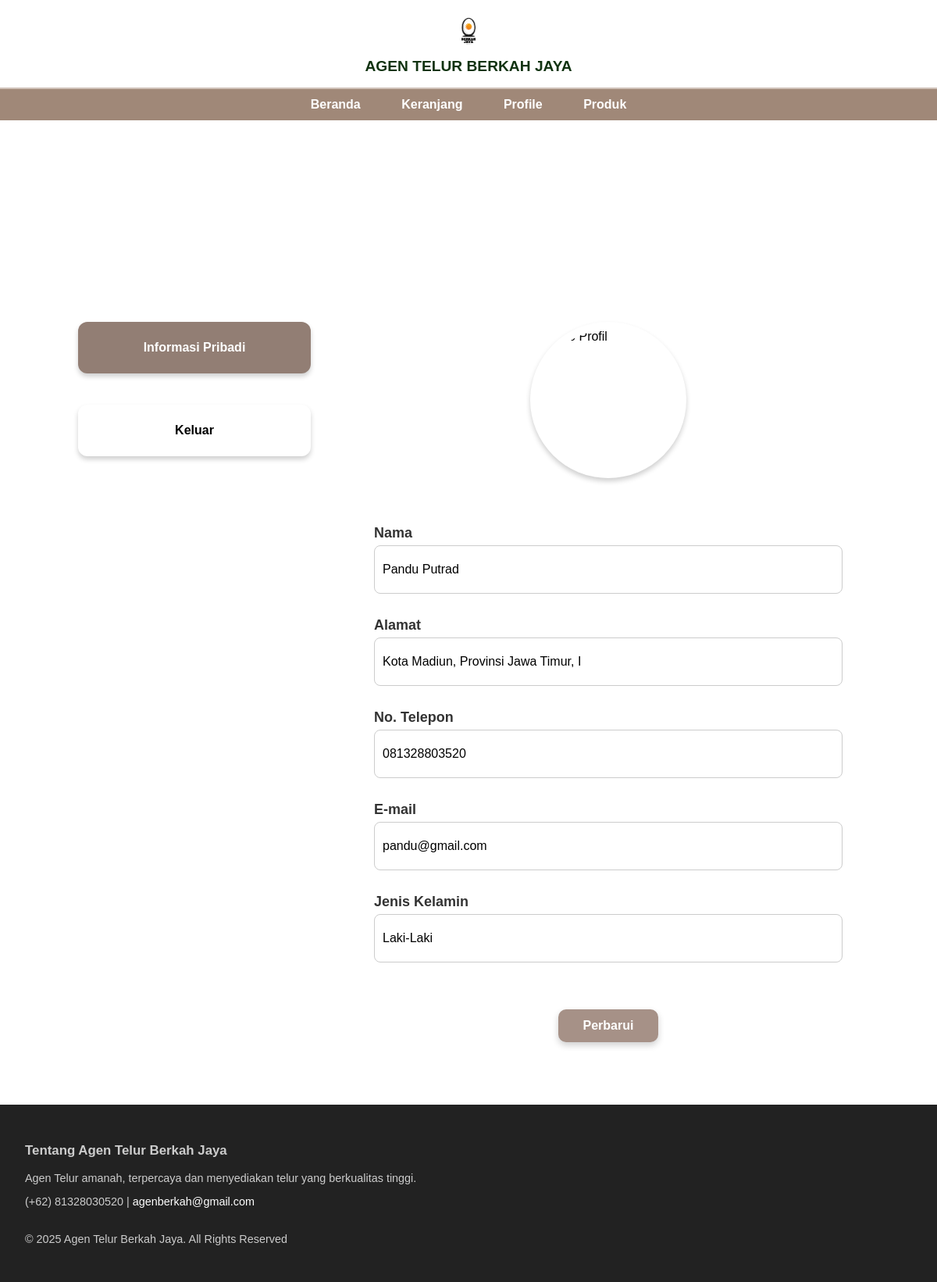
The page /profil.php (signed in) on the database its author committed.
### tables this page shows
CREATE TABLE `t_pengguna` (
  `Id_Pengguna` int(11) NOT NULL,
  `Nama_pengguna` varchar(45) DEFAULT NULL,
  `Email_Pengguna` varchar(45) DEFAULT NULL,
  `NoTelp_Pengguna` varchar(20) DEFAULT NULL,
  `Alamat_Pengguna` varchar(35) DEFAULT NULL,
  `JenisKelamin` varchar(20) DEFAULT NULL,
  `Password` varchar(255) DEFAULT NULL,
  `token_ganti` int(255) NOT NULL
);

### profil.php (the view, shortened to what this page needs)
<?php
$db = new Database();
$con = $db->connection();
$email = $_SESSION["Email_Pengguna"];
$stmt = $con->prepare("SELECT * FROM t_pengguna WHERE Email_Pengguna = :email");
$stmt->bindParam(':email', $email);
$stmt->execute();
$data = $stmt->fetch(PDO::FETCH_ASSOC);
?>
<!DOCTYPE html>
<html lang="en">
<head>
  <link rel="stylesheet" href="style.css" />
</head>
<body>
  <header class="atas">
    <div class="tengah">
      <img src="gambar/Logo.png" alt="logo">
      <span>AGEN TELUR BERKAH JAYA</span>
    </div>
  </header>
  <nav class="navigasi">
    <a href="beranda.php">Beranda</a>
    <a href="keranjangbelanja.php">Keranjang</a>
    <a href="profil.php">Profile</a>
    <a href="produk.php">Produk</a>
  </nav>
  <div class="body-wrapper">
    <div class="content">
      <div class="sidebar">
        <div class="button active">Informasi Pribadi</div>
        <div class="button" id="logoutBtn">Keluar</div>
      </div>
      <div class="profil-section">
        <div class="avatar-wrapper">
          <img class="avatar-img" src="gambar/profile.jpg" alt="Foto Profil" />
        </div>
        <div class="bio">
          <div class="bio-row">
            <div class="bio-label">Nama</div>
            <input class="bio-box" type="text" value="<?= htmlspecialchars($data['Nama_pengguna']) ?>" readonly />
          </div>
          <div class="bio-row">
            <div class="bio-label">Alamat</div>
            <input class="bio-box" type="text" value="<?= htmlspecialchars($data['Alamat_Pengguna']) ?>" readonly />
          </div>
          <div class="bio-row">
            <div class="bio-label">No. Telepon</div>
            <input class="bio-box" type="text" value="<?= htmlspecialchars($data['NoTelp_Pengguna']) ?>" readonly />
          </div>
          <div class="bio-row">
            <div class="bio-label">E-mail</div>
            <input class="bio-box" type="email" value="<?= htmlspecialchars($data['Email_Pengguna']) ?>" readonly />
          </div>
          <div class="bio-row">
            <div class="bio-label">Jenis Kelamin</div>
            <input class="bio-box" type="text" value="<?= htmlspecialchars($data['JenisKelamin']) ?>" readonly />
          </div>
        </div>
        <div class="edit-btn" id="openModalBtn">Perbarui</div>
      </div>
    </div>
    <footer>
      <div class="footer-info">
        <h3>Tentang Agen Telur Berkah Jaya</h3>
        <p>Agen Telur amanah, terpercaya dan menyediakan telur yang berkualitas tinggi.</p>
        <p>(+62) 81328030520 | <a href="mailto:agenberkahj@gmail.com">agenberkah@gmail.com</a></p>
        <p style="margin-top: 2rem;">© 2025 Agen Telur Berkah Jaya. All Rights Reserved</p>
      </div>
    </footer>
  </div>
</body>
</html>

### profil.php (style rules this page uses)
body, html { margin: 0; padding: 0; font-family: Arial, sans-serif; }
.body-wrapper { width: 100%; background-color: #FFFFFF; margin-top: 158px; padding-top: 20px; }
.content { display: flex; flex-direction: row; padding: 80px 100px; gap: 60px; }
.sidebar { display: flex; flex-direction: column; gap: 40px; }
.button { background-color: white; border-radius: 12px; box-shadow: 0 4px 6px #00000030; padding: 24px; width: 250px; text-align: center; font-weight: bold; cursor: pointer; }
.button.active { background-color: #927e74; color: white; }
.profil-section { display: flex; flex-direction: column; align-items: center; flex-grow: 1; }
.avatar-wrapper { position: relative; width: 200px; height: 200px; margin-bottom: 60px; }
.avatar-img { position: absolute; top: 10px; left: 10px; width: 180px; height: 180px; object-fit: cover; border-radius: 50%; }
.bio { width: 600px; display: flex; flex-direction: column; gap: 30px; }
.bio-row { display: flex; flex-direction: column; }
.bio-label { font-weight: bold; font-size: 18px; color: #333; margin-bottom: 5px; }
.bio-box { background-color: #fff; border-radius: 8px; border: 1px solid #ccc; height: 40px; padding: 10px; font-size: 16px; outline: none; }
.edit-btn { margin-top: 60px; background-color: #a69187; border-radius: 10px; padding: 12px 32px; color: white; font-weight: bold; text-align: center; box-shadow: 0 4px 8px #00000030; cursor: pointer; }
footer { background: #222; color: #ccc; text-align: center; padding: 2rem 1rem; font-size: 0.9rem; }
footer a { color: #fff; text-decoration: none; }
.footer-info { max-width: 6000px; margin: 0 auto; text-align: left; padding-left: 1rem; }
header.atas { background: #fff; padding: 1rem 0; border-bottom: 2px solid #d0c2b9; text-align: center; }
.tengah { display: flex; flex-direction: column; align-items: center; justify-content: center; }
.tengah img { width: 50px; margin-bottom: 0.5rem; }
.tengah span { font-weight: bold; font-size: 1.2rem; color: #113311; }
.navigasi { background-color: #a08878; text-align: center; padding: 0.7rem 0; }
.navigasi a { margin: 0 1.5rem; color: white; text-decoration: none; font-weight: bold; font-size: 1rem; }

### rows shown on the page
t_pengguna: Nama_pengguna "Pandu Putrad", Alamat_Pengguna "Kota Madiun, Provinsi Jawa Timur, I", NoTelp_Pengguna "081328803520", Email_Pengguna "pandu@gmail.com", JenisKelamin "Laki-Laki"
